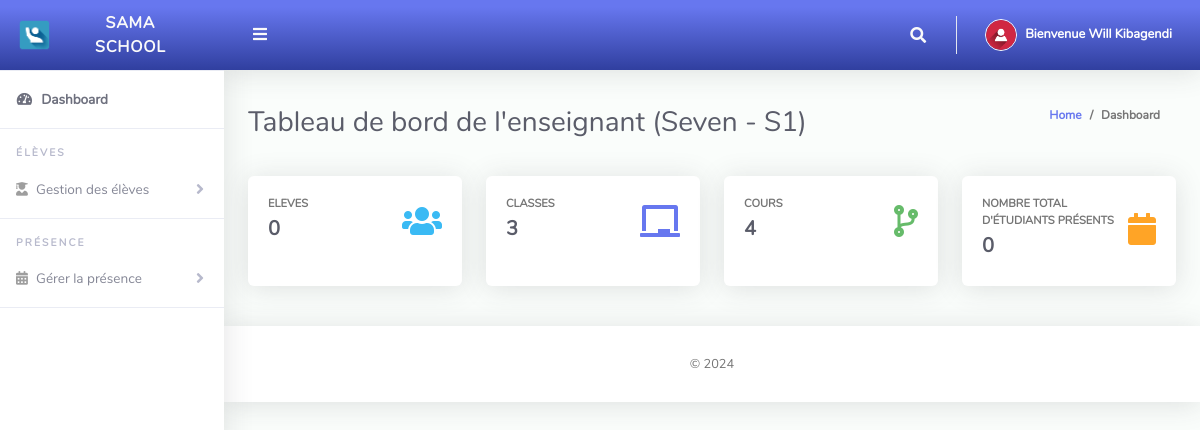
Before: /ClassTeacher/index.php (signed in) with the older database file.
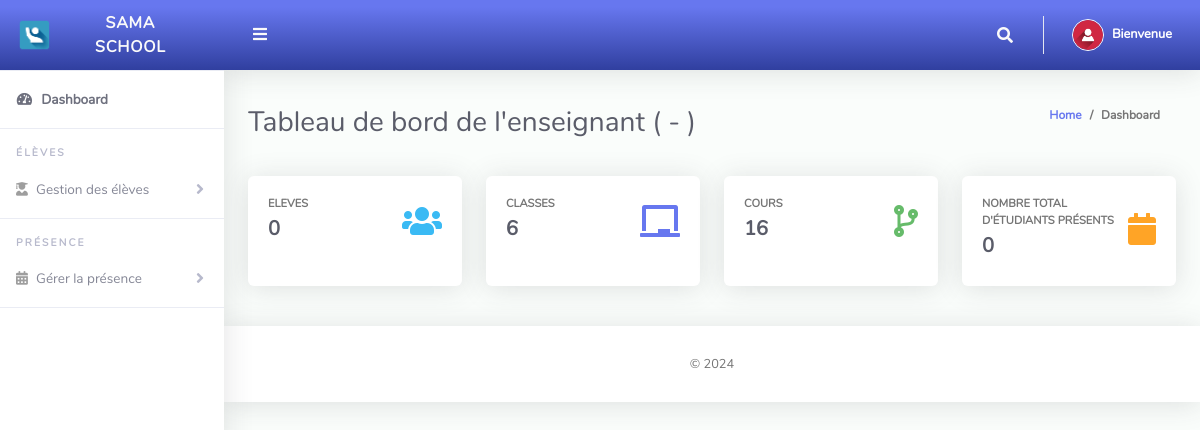
After: the same page with the newer database file.
### tables this page shows
CREATE TABLE `tblclassteacher` (
  `Id` int(10) NOT NULL,
  `firstName` varchar(255) NOT NULL,
  `lastName` varchar(255) NOT NULL,
  `emailAddress` varchar(255) NOT NULL,
  `password` varchar(255) NOT NULL,
  `phoneNo` varchar(50) NOT NULL,
  `classId` varchar(10) NOT NULL,
  `classArmId` varchar(10) NOT NULL,
  `dateCreated` varchar(50) NOT NULL
);

CREATE TABLE `tblclassarms` (
  `Id` int(10) NOT NULL,
  `classId` varchar(10) NOT NULL,
  `classArmName` varchar(255) NOT NULL,
  `isAssigned` varchar(10) NOT NULL
);

CREATE TABLE `tblclass` (
  `Id` int(10) NOT NULL,
  `className` varchar(255) NOT NULL
);

### ClassTeacher/index.php (the view, shortened to what the changed rows need)
<?php
include '../Includes/dbcon.php';
    $query = "SELECT tblclass.className,tblclassarms.classArmName
    FROM tblclassteacher
    INNER JOIN tblclass ON tblclass.Id = tblclassteacher.classId
    INNER JOIN tblclassarms ON tblclassarms.Id = tblclassteacher.classArmId
    Where tblclassteacher.Id = '$_SESSION[userId]'";
    $rs = $conn->query($query);
    $rrw = $rs->fetch_assoc();
?>
<!DOCTYPE html>
<html lang="en">
<head>
  <link href="../vendor/fontawesome-free/css/all.min.css" rel="stylesheet" type="text/css">
  <link href="../vendor/bootstrap/css/bootstrap.min.css" rel="stylesheet" type="text/css">
  <link href="css/ruang-admin.min.css" rel="stylesheet">
</head>
<body id="page-top">
  <div id="wrapper">
    <div id="content-wrapper" class="d-flex flex-column">
      <div id="content">
           <?php include "Includes/topbar.php";?>
        <div class="container-fluid" id="container-wrapper">
          <div class="d-sm-flex align-items-center justify-content-between mb-4">
            <h1 class="h3 mb-0 text-gray-800">Tableau de bord de l'enseignant (<?php echo $rrw['className'].' - '.$rrw['classArmName'];?>)</h1>
            <ol class="breadcrumb">
              <li class="breadcrumb-item"><a href="./">Home</a></li>
              <li class="breadcrumb-item active" aria-current="page">Dashboard</li>
            </ol>
          </div>
          <div class="row mb-3">
             <?php
$query1=mysqli_query($conn,"SELECT * from tblclass");
$class = mysqli_num_rows($query1);
?>
            <div class="col-xl-3 col-md-6 mb-4">
              <div class="card h-100">
                <div class="card-body">
                  <div class="row align-items-center">
                    <div class="col mr-2">
                      <div class="text-xs font-weight-bold text-uppercase mb-1">Classes</div>
                      <div class="h5 mb-0 font-weight-bold text-gray-800"><?php echo $class;?></div>
                    </div>
                  </div>
                </div>
              </div>
            </div>
             <?php
$query1=mysqli_query($conn,"SELECT * from tblclassarms");
$classArms = mysqli_num_rows($query1);
?>
            <div class="col-xl-3 col-md-6 mb-4">
              <div class="card h-100">
                <div class="card-body">
                  <div class="row no-gutters align-items-center">
                    <div class="col mr-2">
                      <div class="text-xs font-weight-bold text-uppercase mb-1">Cours</div>
                      <div class="h5 mb-0 font-weight-bold text-gray-800"><?php echo $classArms;?></div>
                    </div>
                  </div>
                </div>
              </div>
            </div>
        </div>
      </div>
    </div>
  </div>
</body>
</html>

### ClassTeacher/Includes/topbar.php (shortened to what the changed rows need)
<?php
  $query = "SELECT * FROM tblclassteacher WHERE Id = ".$_SESSION['userId']."";
  $rs = $conn->query($query);
  $rows = $rs->fetch_assoc();
  $fullName = $rows['firstName']." ".$rows['lastName'];;
?>
<nav class="navbar navbar-expand navbar-light bg-gradient-primary topbar mb-4 static-top">
          <ul class="navbar-nav ml-auto">
            <li class="nav-item dropdown no-arrow">
              <a class="nav-link dropdown-toggle" href="#" id="userDropdown" role="button" data-toggle="dropdown"
                aria-haspopup="true" aria-expanded="false">
                <span class="ml-2 d-none d-lg-inline text-white small"><b>Bienvenue <?php echo $fullName;?></b></span>
              </a>
            </li>
          </ul>
        </nav>

Changed rows visible on the page:
removed tblclassteacher: fullName "Will Kibagendi"
removed tblclassarms: classId.className "Seven", classArmName "S1"
Other visible differences:
$class: "3" → "6"
$classArms: "4" → "16"
